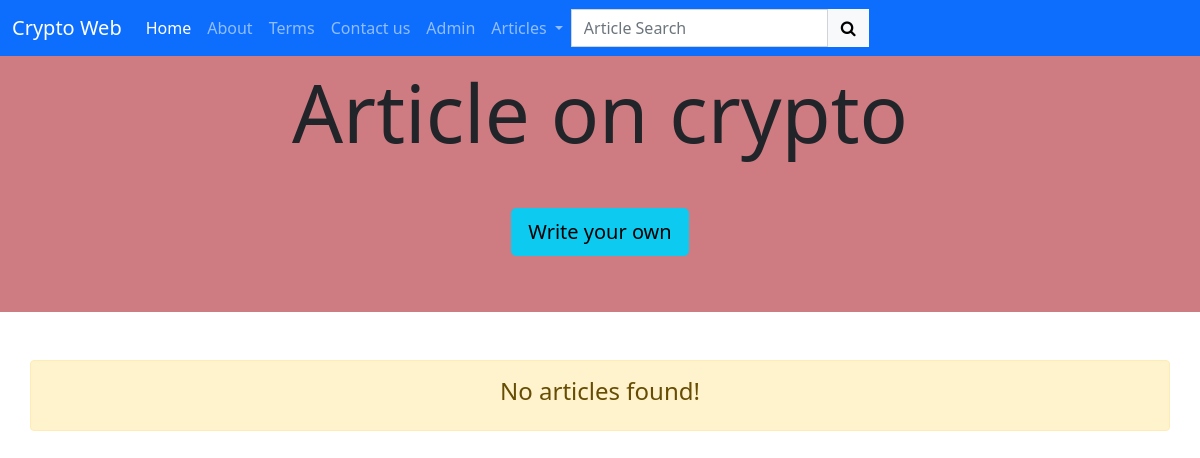
Before: /article/view with the older database file.
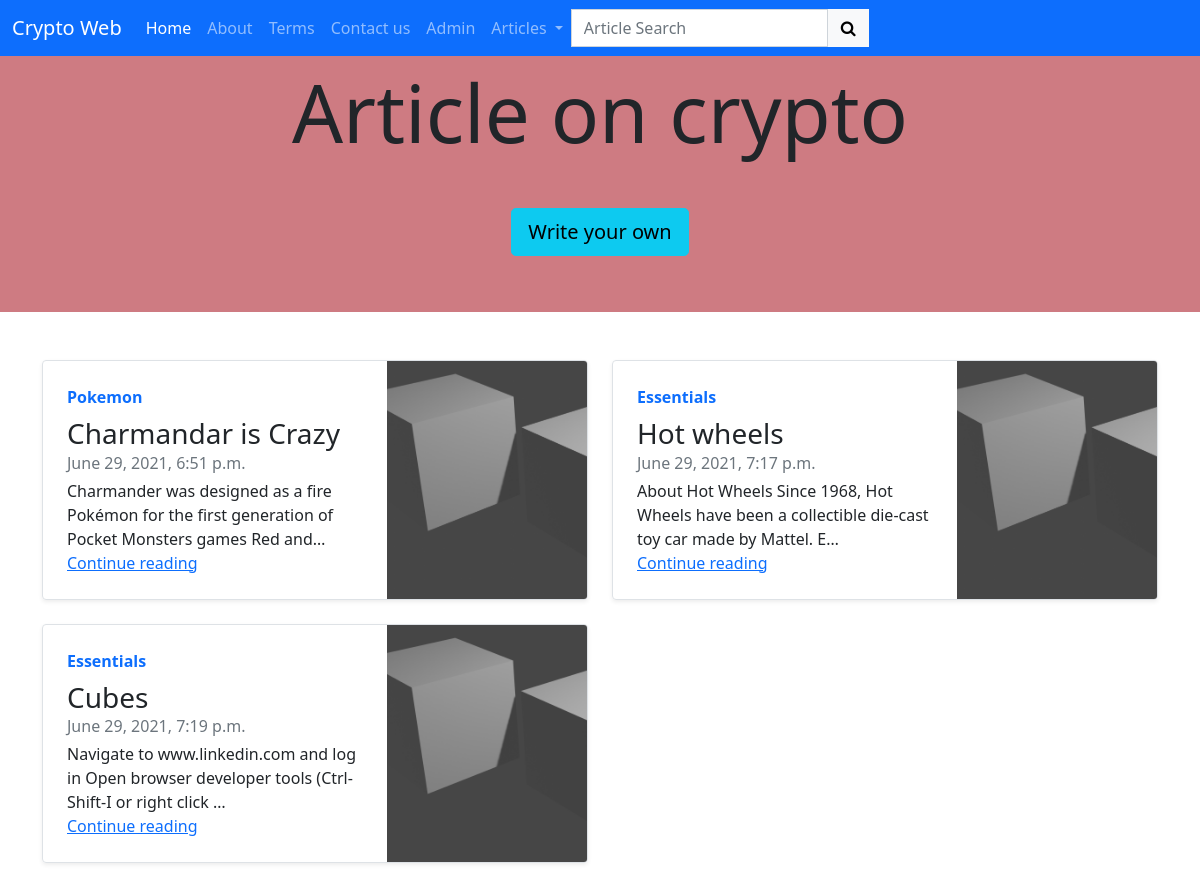
After: the same page with the newer database file.
### app/models.py (models this page shows, shortened)
class Article(models.Model):
    title = CharField(max_length=50)
    detail = TextField()
    date = DateTimeField(auto_now=True)
    author = CharField(max_length=25)
    category = CharField(max_length=10)
    image = models.ImageField(upload_to="articles",default="articles/default.jpg")
    class Meta:
        verbose_name = 'Article'
        verbose_name_plural = 'Articles'

### app/views.py (the view)
# urls.py: path('article/view',views.article_view, name="article_view"),
def article_view(request):
    articles = Article.objects.all()
    ctx = {
        'title':"all articles",
        'articles':articles,
    }
    return render(request,"article/article_view.html",ctx)

### templates/article/article_view.html (shortened to what this page needs)
{% extends 'layout/base.html' %}
{% load static %}
{% load humanize %}
{% block content %}
<div class="jumbotron jumbotron-fluid text-center py-2 " style="background-color: rgb(206, 123, 130);">
    <div class="container">
        <h1 class="display-1">Article on crypto</h1>
        <p class="lead my-5">
            <a class="btn btn-info btn-lg" href="{% url 'article_add' %}" role="button">Write your own</a>
        </p>
    </div>
</div>
<div class="container">
    <div class="row my-5">
        {% for item in articles %}
        <div class="col-md-6">
            <div class="row g-0 border rounded overflow-hidden flex-md-row mb-4 shadow-sm h-md-250 position-relative">
                <div class="col p-4 d-flex flex-column position-static">
                    <strong class="d-inline-block mb-2 text-primary">{{item.category}}</strong>
                    <h3 class="mb-0">{{item.title}}</h3>
                    <div class="mb-1 text-muted">{{item.date}}</div>
                    <p class="card-text mb-auto">{{item.detail|truncatechars:100}}</p>
                    <a href="{% url 'article_detail' item.id %}" class="stretched-link">Continue reading</a>
                </div>
                <div class="col-auto d-none d-lg-block">
                    <div class="img">
                    </div>
                </div>
            </div>
        </div>
        {% empty %}
        <div class="alert alert-warning text-center" role="alert">
            <h4 class="alert-heading">No articles found!</h4>
        </div>
        {% endfor %}
    </div>
</div>
{% endblock %}

### templates/layout/base.html (shortened to what this page needs)
<!doctype html>
<html lang="en">
  <head>
    <link href="https://cdn.jsdelivr.net/npm/bootstrap@5.0.1/dist/css/bootstrap.min.css" rel="stylesheet">
    <link rel="stylesheet" href="https://maxcdn.bootstrapcdn.com/font-awesome/4.7.0/css/font-awesome.min.css">
  </head>
  <body>
    <nav class="navbar navbar-expand-lg navbar-dark bg-primary">
        <div class="container-fluid">
          <a class="navbar-brand" href="{% url 'index' %}">Crypto Web</a>
          <div class="collapse navbar-collapse me-auto " id="navbarNav">
            <ul class="navbar-nav">
              <li class="nav-item">
                <a class="nav-link active" aria-current="page" href="{% url 'index' %}">Home</a>
              </li>
              <li class="nav-item">
                <a class="nav-link" href="{% url 'about' %}">About</a>
              </li>
              <li class="nav-item">
                <a class="nav-link" href="{% url 'tnc' %}">Terms</a>
              </li>
              <li class="nav-item">
                <a class="nav-link" href="{% url 'contact' %}">Contact us</a>
              </li>
              <li class="nav-item">
                <a class="nav-link" href="{% url 'admin:index' %}">Admin</a>
              </li>
              <li class="nav-item dropdown">
                <a class="nav-link dropdown-toggle" href="#" id="navbarDarkDropdownMenuLink" role="button" data-bs-toggle="dropdown" aria-expanded="false">
                  Articles
                </a>
              </li>
            </ul>
            <form class="d-flex" action="{% url 'search' %}" autocomplete="off" >
              <input class="form-control rounded-0" type="search"
              placeholder="Article Search" aria-label="Search" name="query">
              <button class="btn btn-light rounded-0" type="submit"> <i class="fa fa-search" aria-hidden="true"></i> </button>
            </form>
          </div>
        </div>
      </nav>
    {% block content %}{% endblock content %}
  </body>
</html>

Changed rows visible on the page:
added Article: category "Pokemon", title "Charmandar is Crazy", date "June 29, 2021, 6:51 p.m.", detail "Charmander was designed as a fire Pokémon for the first generation of Pocket Monsters games Red and…"
added Article: category "Essentials", title "Hot wheels", date "June 29, 2021, 7:17 p.m.", detail "About Hot Wheels Since 1968, Hot Wheels have been a collectible die-cast toy car made by Mattel. E…"
added Article: category "Essentials", title "Cubes", date "June 29, 2021, 7:19 p.m.", detail "Navigate to www.linkedin.com and log in Open browser developer tools (Ctrl-Shift-I or right click …"
Other visible differences:
text no longer shown: "No articles found!"
